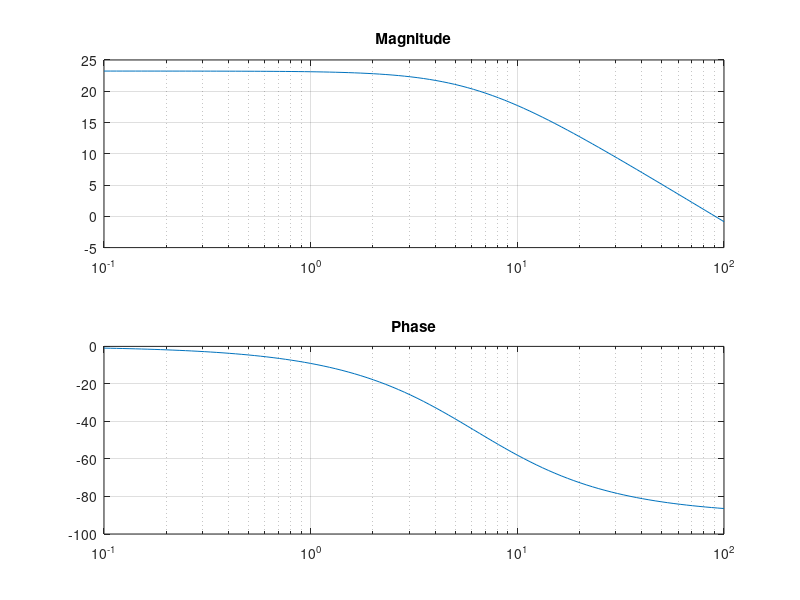

Write MATLAB code to recreate this figure. (Note: this script raises an error after producing the figure.)
w = logspace(-1,2,100);

for k = 1:100

    s = 1i * w(k);
    G(k) = 90.79 / (s + 6.26);
end

subplot(2,1,1)
semilogx(w,20*log10(abs(G)));
title("Magnitude");
grid on

subplot(2,1,2)
semilogx(w,angle(G)*180/pi);
title("Phase");
grid on

%%
vel_1 = out.velocity;
vel_100_0 = out.velocity;

plot(vel_1)
disp(vel_1.Time)
filewrite(vel_1.Time,"freq_100.0_t")
filewrite(vel_1.data,"freq_100.0_y")
%%
plot(vel_1);
title("Sinusoidal_Out_DcMotor","r");
hold on
t = linspace(0,10,1001);
y = (10*sin(t*100));
plot(t,y);
grid on
%%
clf;
w = logspace(-1,2,100);
y = (10*sin(t*100));
for k = 1:100

    s = 1i * w(k);
    G(k) = 90.79 / (s + 6.26);
end

vel1_fft= fft(vel_1.data);
[mag,i_Ar] = max(abs(vel1_fft))
phase_dummy = angle(vel1_fft(i_Ar))

y_fft= fft(y);
[mag_y,i_Ary] = max(abs(y_fft))
phase_y = angle(y_fft(i_Ar))
freq = 100;

mag = mag/mag_y
phase = phase_dummy - phase_y 

subplot(2,1,1)
semilogx(w,20*log10(abs(G)));
hold on
semilogx(freq,20*log10(abs(mag)),'x')
title("Magnitude");
grid on

subplot(2,1,2)
semilogx(w,angle(G)*180/pi);
hold on
semilogx(freq,phase*180/pi,'x');
title("Phase");
grid on
%% Question 4 Graph
clf;
w = logspace(-1,2,100);
y = (10*sin(t*100));
for k = 1:100

    s = 1i * w(k);
    G(k) = 90.79 / (s + 6.26);
end

for k = 1:100
    s = 1i * w(k);
    G_delay(k) = (90.79*(s-200)) / ((s + 6.26)*(s+200));
end

w_exp = [0.1 0.3 1 3 10 30 100];
dur = [70 70 25 25 10 10 10]
waves = [vel_0_1 vel_0_3 vel_1_0 vel_3_0 vel_10_0 vel_30_0 vel_100_0]

mags = w_exp.*0;
phases = mags;
for i = 1:length(w_exp)
    waves(i)
    vel1_fft= fft(waves(i).data);
    [mag,i_Ar] = max(abs(vel1_fft));
    phase_dummy = angle(vel1_fft(i_Ar));
    
    y = 10*sin(linspace(0,dur(i),100*dur(i)+1).*w_exp(i));
    y_fft= fft(y);
    [mag_y,i_Ary] = max(abs(y_fft));
    phase_y = angle(y_fft(i_Ar));
    freq = 100;
    
    mag = mag/mag_y;
    phase = mod(phase_dummy - phase_y,2*pi)-2*pi;

    mags(i) = mag;
    phases(i) = phase;
end
subplot(2,1,1)
semilogx(w,20*log10(abs(G)));
hold on
semilogx(w_exp,20*log10(abs(mags)),'x')
finesemilogx(w,20*log10(abs(G_delay)),'off','Magnitude','\omega (rad/s)','|Y(j\omega)|',[-1 2],[-50 40],'off',[400 400],'Delayed Approximate Transfer Function')
grid on
subplot(2,1,2)
p1 = semilogx(w,angle(G)*180/pi,'DisplayName','Approximate Transfer Function');
hold on
p2 = semilogx(w_exp,phases*180/pi,'x','DisplayName','DC Motor Readings');
p3 = finesemilogx(w,angle(G_delay)*180/pi-180,'off','Phase','\omega (rad/s)','\angle Y(j\omega)',[-1 2],[30 -150],'off',[400 400],'Delayed Approximate Transfer Function');
legend([p1 p2 p3],'Location','southwest')
grid on




%%
function xread = fileread(name)
    filename = append(name,'.txt');
    % open your file for reading
    file1 = fopen(filename,'r');
    % write the matrix
    xread = fscanf(file1,'%f\n');
    % close the file
    fclose(file1);
end 

function filewrite(x,name)
    filename = append(name,'.txt');
    % open your file for writing
    file1 = fopen(filename,'wt');
    % write the matrix
    fprintf(file1,'%f\n',x);
    % close the file
    fclose(file1);
end